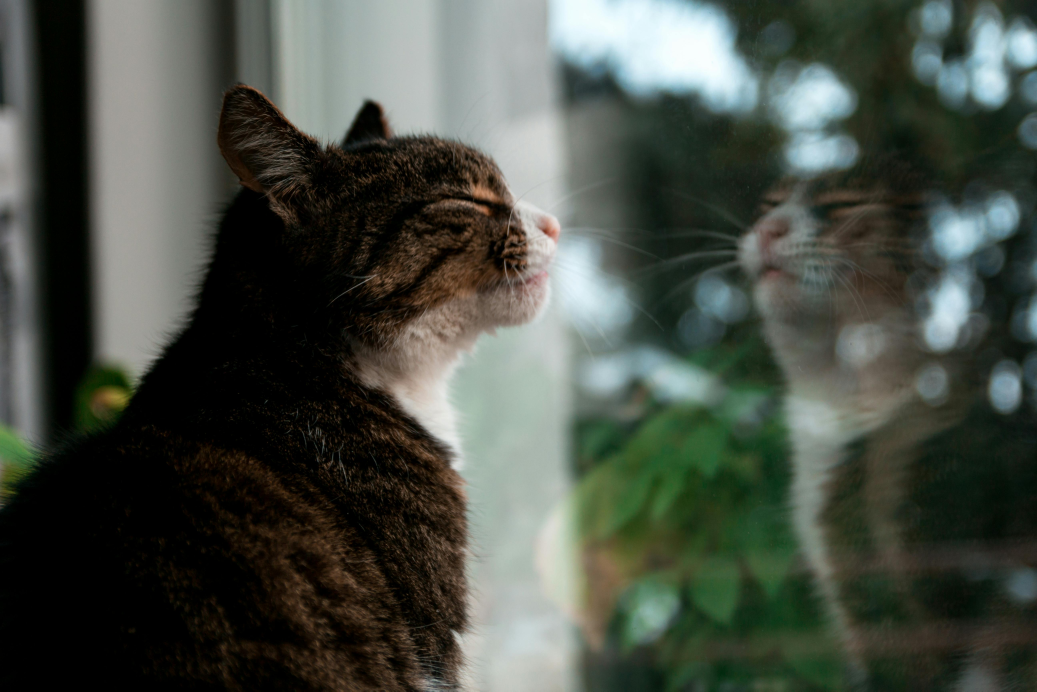
#> input picture cat.jpg, 5184 x 3456 px (shown at 1/5 size)
$ jupyter execute Image_Masking.ipynb
#> lines starting #> are read from the running program, lines starting #| are printed output that depends on the picture
# Image Masking

Image masking is an important step in the Poisson image blending algorithm. It determines which parts of the source image, or object image, and target image, or background image, are blended together. The mask has values that range from 0 to 1, where 0 represents areas that should not be blended (e.g. background) and 1 represents areas that should be blended (e.g. foreground).

After creating the mask, the blending process involves solving a Poisson equation to find the optimal values for the pixels in the blended region. The gradient of the blended image is constrained to match the gradient of the target image in the masked region, ensuring a smooth transition between the two.

[cell 1]
import cv2
import numpy as np
import matplotlib.pyplot as plt

[cell 2]
image = cv2.imread('cat.jpg') # reads in BGR order
#> image is the input picture: shape (3456, 5184, 3); mean B, G, R 69.5, 78.4, 72.2
img = cv2.cvtColor(image, cv2.COLOR_BGR2RGB)
plt.imshow(img[::-1], origin='lower')
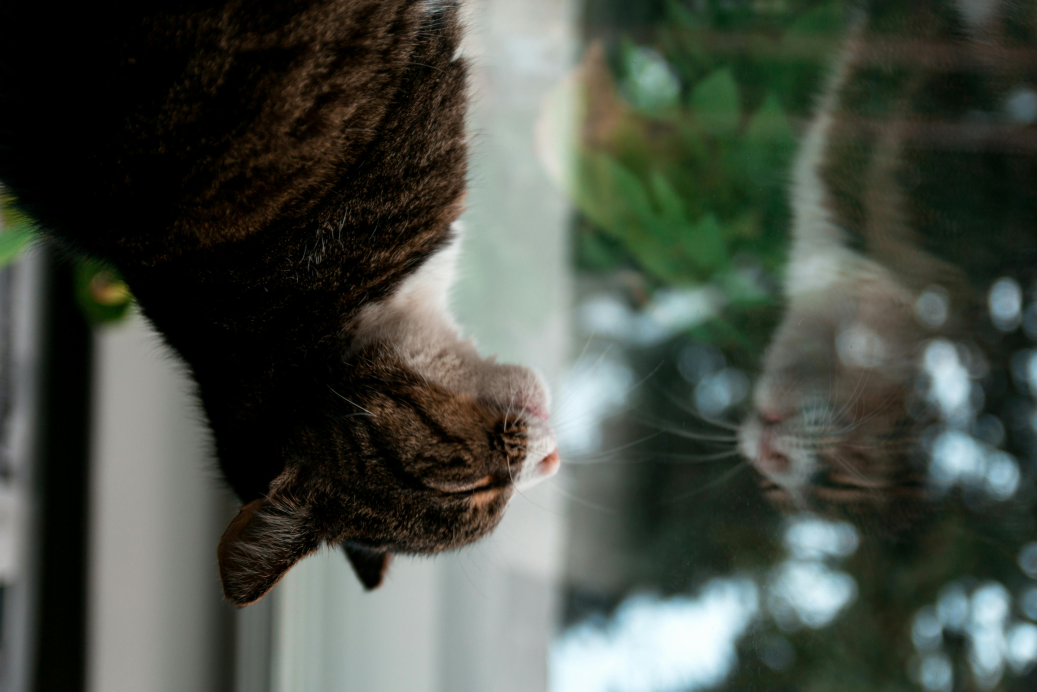
#> shown: shape (3456, 5184, 3) (shown at 1/5 size); mean R, G, B 72.2, 78.4, 69.5

[cell 3]
plt.imshow(img) # help see with y-axis on top

[cell 4]
type(img)

[cell 5]
img.shape
#> Out = (3456, 5184, 3)

## Create Mask

[cell 6]
x = np.zeros([3456, 5184], dtype='uint8')

# Define area to be masked, masking area in white
mask_color = (255, 255, 255)

`cv2.rectangle` parameters (image, start_point{x1,y1 coordinate}, end_point{x2,y2 coordinate}, color, thickness{in pixels, -1 default fill in})
Thanks [GeeksforGeeks](https://www.geeksforgeeks.org/python-opencv-cv2-rectangle-method/).

[cell 7]
x = cv2.rectangle(x, (100,100), (2800,3400), mask_color, -1)

[cell 8]
masked_image = cv2.bitwise_and(img, img, mask=x)
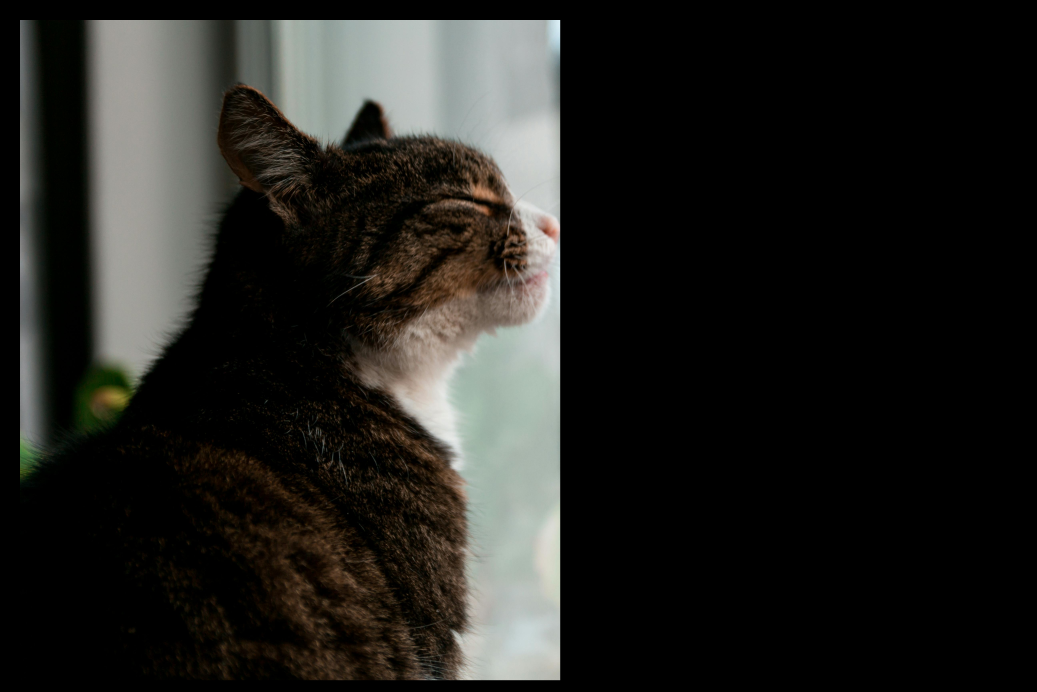
#> masked_image: shape (3456, 5184, 3) (shown at 1/5 size); mean R, G, B 35.5, 35.1, 32

[cell 9]
plt.imshow(masked_image)

[cell 10]
fig, axes = plt.subplots(1, 3, layout='constrained', sharey=True, sharex=True)

axes[0].imshow(img)
axes[0].set_title('Original Image', fontsize = 15)

axes[1].imshow(x, cmap='gray')
axes[1].set_title('Mask', fontsize = 15)

axes[2].imshow(masked_image)
axes[2].set_title('Masked Image', fontsize = 15)

plt.suptitle('Image Masking Process',y=.85, fontsize = 20)
plt.savefig('image-masking.png')
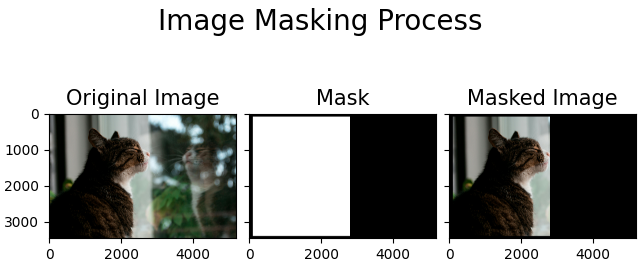
#> figure drawn by matplotlib, 3 panels
plt.show()

$ run again, with muhammad-ali.jpg copied over cat.jpg
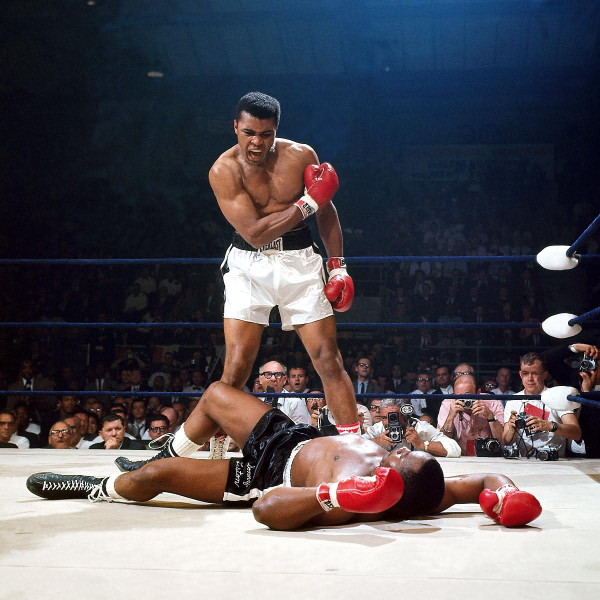
#> input picture muhammad-ali.jpg, 1200 x 1200 px (shown at 1/2 size)
#> image is the input picture: shape (1200, 1200, 3); mean B, G, R 89.2, 81.9, 84.8
#> `[cell 2] image = cv2.imread('cat.jpg') # reads in BGR order img = cv2...`:
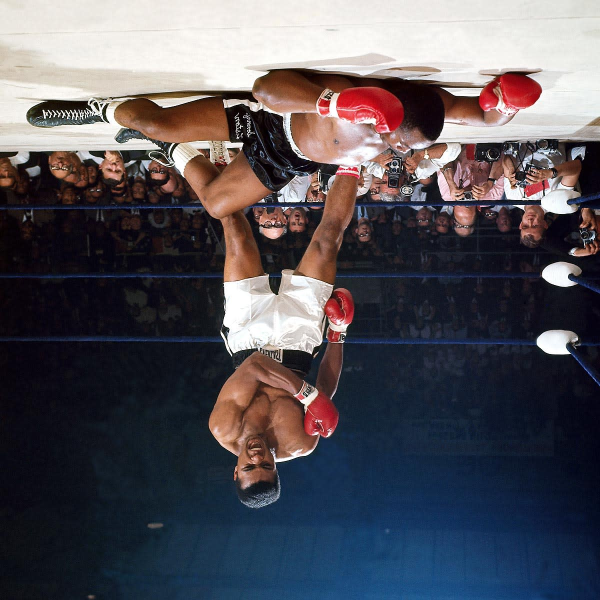
#> shown: shape (1200, 1200, 3) (shown at 1/2 size); mean R, G, B 84.8, 81.9, 89.2
